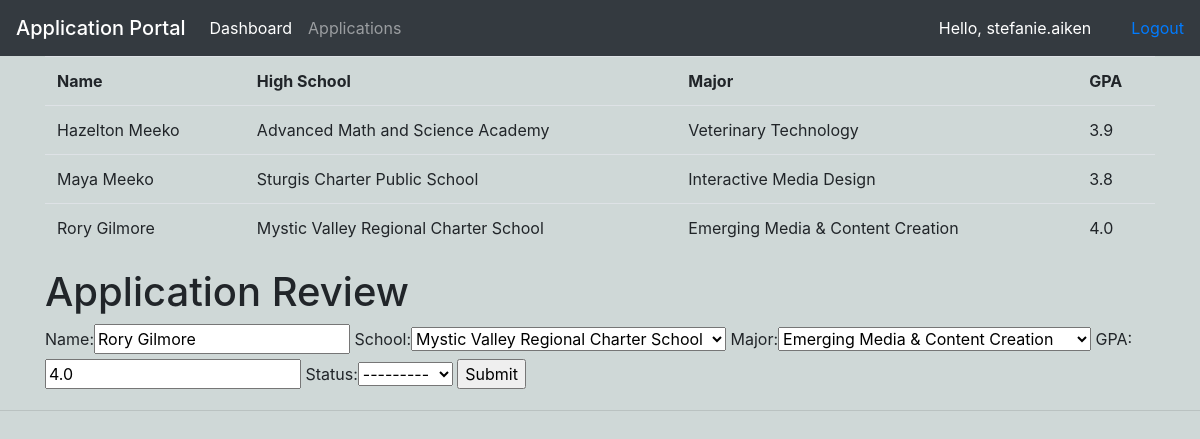
The page /application_review/3/ (signed in) on the database its author committed.
### appStatus/models.py (models this page shows, shortened)
class Application(models.Model):
    MAJOR = (
        ('Veterinary Technology', 'Veterinary Technology'),
        ('Equine Studies', 'Equine Studies'),
        ('Interactive Media Design', 'Interactive Media Design'),
        ('Emerging Media & Content Creation', 'Emerging Media & Content Creation'),
        ('Applied Computer Science', 'Applied Computer Science'),
        ('Criminal Justice', 'Criminal Justice'),
        ('Nursing', 'Nursing'),
        ('Psychology, Mental Health Counseling',
         'Psychology, Mental Health Counseling'),
    )
    SCHOOL = (
        ('Boston Latin School', 'Boston Latin School'),
        ('Sturgis Charter Public School', 'Sturgis Charter Public School'),
        ('Hopkinton High School', 'Hopkinton High School'),
        ('Advanced Math and Science Academy', 'Advanced Math and Science Academy'),
        ('Dover-Sherborn Regional High School',
         'Dover-Sherborn Regional High School'),
        ('Mystic Valley Regional Charter School',
         'Mystic Valley Regional Charter School'),
        ('Lexington High School', 'Lexington High School'),
        ('Weston High School', 'Weston High School')
    )
    STATUS = (
        ('Pending', 'Pending'),
        ('Accepted', 'Accepted'),
        ('Denied', 'Denied')
    )
    user = models.OneToOneField(User, null=True, on_delete=models.CASCADE)
    name = models.CharField(max_length=200, null=True)
    phone = models.CharField(max_length=200, null=True)
    email = models.CharField(max_length=200, null=True)
    major = models.CharField(max_length=200, null=True, choices=MAJOR)
    school = models.CharField(max_length=200, null=True, choices=SCHOOL)
    GPA = models.FloatField(null=True)
    status = models.CharField(max_length=200, null=True, choices=STATUS)
    date_created = models.DateTimeField(auto_now_add=True, null=True)

### appStatus/decorators.py (the view)
        def wrapper_func(request, *args, **kwargs):
            group = None
            if request.user.groups.exists():
                group = request.user.groups.all()[0].name
            if group in allowed_roles:
                return view_func(request, *args, **kwargs)
            else:
                return HttpResponse('You are not authorized to view this page')

### appStatus/forms.py
class DecisionForm(ModelForm):
    class Meta:
        model = Application
        fields = ['name', 'school', 'major', 'GPA', 'status']

### appStatus/views.py (called while the page is built)
@login_required(login_url='login')
@allowed_users(allowed_roles=['admin'])
def applicationReview(request, pk):
    applicant = Application.objects.get(id=pk)
    applicants = Application.objects.all()
    form = DecisionForm(instance=applicant)
    if request.method == 'POST':
        form = DecisionForm(request.POST, instance=applicant)
        if form.is_valid():
            form.save()
            return redirect('/')
    context = {'form': form, 'applicants': applicants}
    return render(request, 'appStatus/applicant.html', context)

### appStatus/templates/appStatus/applicant.html (shortened to what this page needs)
{%  extends 'appStatus/main.html' %}
{% block content %}
<div class="container">
    <div>
        <table class="table">
            <tr>
                <th>Name</th>
                <th>High School</th>
                <th>Major</th>
                <th>GPA</th>
            </tr>
            {% for applicant in applicants %}
            <tr>
                <td>{{applicant.name}}</td>
                <td>{{applicant.school}}</td>
                <td>{{applicant.major}}</td>
                <td>{{applicant.GPA}}</td>
            </tr>
            {% endfor %}
        </table>
    </div>
    <h1>Application Review</h1>
    <form action="" method="POST">
        {{form}}
        <input type="submit" name="Submit">
    </form>
</div>
{% endblock %}

### appStatus/templates/appStatus/Navbar.html (shortened to what this page needs)
{% load static %}
<nav class="navbar navbar-expand-lg navbar-dark bg-dark">
    <span class="navbar-brand mb-0 h1">Application Portal</span>
    <div class="collapse navbar-collapse" id="navbarNavAltMarkup">
        <div class="navbar-nav">
            {% if request.user.is_staff %}
            <a class="nav-item nav-link active" href="{% url 'home' %}">Dashboard </a>
            <a class="nav-item nav-link" href="{% url 'applications' %}">Applications</a>
            {% endif %}
        </div>
    </div>
    <div>
        <span class="hello-user">Hello, {{request.user}}</span>
    </div>
    <span><a class="hello-msg" href="{% url 'logout' %}">Logout</a></span>
</nav>

### static/css/main.css (style rules this page uses)
* { box-sizing: border-box; }
body { background-color: #cfd8d7; }
.hello-user { color: white; margin-right: 20px; padding-right: 20px; }

### rows shown on the page
Application: name "Hazelton Meeko", school "Advanced Math and Science Academy", major "Veterinary Technology", GPA "3.9"
Application: name "Maya Meeko", school "Sturgis Charter Public School", major "Interactive Media Design", GPA "3.8"
Application: name "Rory Gilmore", school "Mystic Valley Regional Charter School", major "Emerging Media & Content Creation", GPA "4.0", status "---------"

### other values the page prints
{{ request.user }} "stefanie.aiken"
